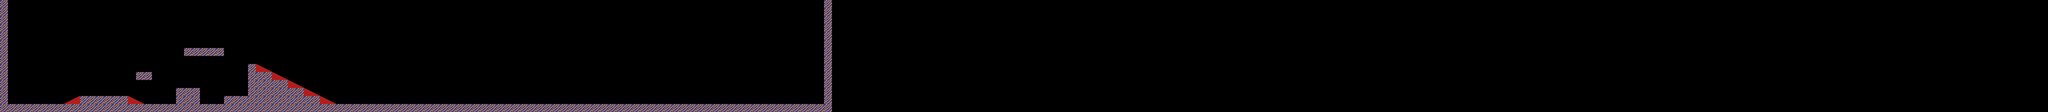

This game map was drawn from its Tiled (.tmx) file and the tilesets committed beside it. A one-line description and the full map source follow:
An orthogonal 256x14 tile map with 16x16 px tiles, 1 tile layer (Tile Layer 1).

<map version="1.2" tiledversion="1.2.2" orientation="orthogonal" renderorder="right-down" width="256" height="14" tilewidth="16" tileheight="16" infinite="0" nextlayerid="2" nextobjectid="1">
 <tileset firstgid="1" source="bgtiles.tsx" />
 <layer id="1" name="Tile Layer 1" width="256" height="14">
  <data encoding="csv">
2,1,1,1,1,1,1,1,1,1,1,1,1,1,1,1,1,1,1,1,1,1,1,1,1,1,1,1,1,1,1,1,1,1,1,1,1,1,1,1,1,1,1,1,1,1,1,1,1,1,1,1,1,1,1,1,1,1,1,1,1,1,1,1,1,1,1,1,1,1,1,1,1,1,1,1,1,1,1,1,1,1,1,1,1,1,1,1,1,1,1,1,1,1,1,1,1,1,1,1,1,1,1,2,1,1,1,1,1,1,1,1,1,1,1,1,1,1,1,1,1,1,1,1,1,1,1,1,1,1,1,1,1,1,1,1,1,1,1,1,1,1,1,1,1,1,1,1,1,1,1,1,1,1,1,1,1,1,1,1,1,1,1,1,1,1,1,1,1,1,1,1,1,1,1,1,1,1,1,1,1,1,1,1,1,1,1,1,1,1,1,1,1,1,1,1,1,1,1,1,1,1,1,1,1,1,1,1,1,1,1,1,1,1,1,1,1,1,1,1,1,1,1,1,1,1,1,1,1,1,1,1,1,1,1,1,1,1,1,1,1,1,1,1,1,1,1,1,1,1,1,1,1,1,1,1,
2,1,1,1,1,1,1,1,1,1,1,1,1,1,1,1,1,1,1,1,1,1,1,1,1,1,1,1,1,1,1,1,1,1,1,1,1,1,1,1,1,1,1,1,1,1,1,1,1,1,1,1,1,1,1,1,1,1,1,1,1,1,1,1,1,1,1,1,1,1,1,1,1,1,1,1,1,1,1,1,1,1,1,1,1,1,1,1,1,1,1,1,1,1,1,1,1,1,1,1,1,1,1,2,1,1,1,1,1,1,1,1,1,1,1,1,1,1,1,1,1,1,1,1,1,1,1,1,1,1,1,1,1,1,1,1,1,1,1,1,1,1,1,1,1,1,1,1,1,1,1,1,1,1,1,1,1,1,1,1,1,1,1,1,1,1,1,1,1,1,1,1,1,1,1,1,1,1,1,1,1,1,1,1,1,1,1,1,1,1,1,1,1,1,1,1,1,1,1,1,1,1,1,1,1,1,1,1,1,1,1,1,1,1,1,1,1,1,1,1,1,1,1,1,1,1,1,1,1,1,1,1,1,1,1,1,1,1,1,1,1,1,1,1,1,1,1,1,1,1,1,1,1,1,1,1,
2,1,1,1,1,1,1,1,1,1,1,1,1,1,1,1,1,1,1,1,1,1,1,1,1,1,1,1,1,1,1,1,1,1,1,1,1,1,1,1,1,1,1,1,1,1,1,1,1,1,1,1,1,1,1,1,1,1,1,1,1,1,1,1,1,1,1,1,1,1,1,1,1,1,1,1,1,1,1,1,1,1,1,1,1,1,1,1,1,1,1,1,1,1,1,1,1,1,1,1,1,1,1,2,1,1,1,1,1,1,1,1,1,1,1,1,1,1,1,1,1,1,1,1,1,1,1,1,1,1,1,1,1,1,1,1,1,1,1,1,1,1,1,1,1,1,1,1,1,1,1,1,1,1,1,1,1,1,1,1,1,1,1,1,1,1,1,1,1,1,1,1,1,1,1,1,1,1,1,1,1,1,1,1,1,1,1,1,1,1,1,1,1,1,1,1,1,1,1,1,1,1,1,1,1,1,1,1,1,1,1,1,1,1,1,1,1,1,1,1,1,1,1,1,1,1,1,1,1,1,1,1,1,1,1,1,1,1,1,1,1,1,1,1,1,1,1,1,1,1,1,1,1,1,1,1,
2,1,1,1,1,1,1,1,1,1,1,1,1,1,1,1,1,1,1,1,1,1,1,1,1,1,1,1,1,1,1,1,1,1,1,1,1,1,1,1,1,1,1,1,1,1,1,1,1,1,1,1,1,1,1,1,1,1,1,1,1,1,1,1,1,1,1,1,1,1,1,1,1,1,1,1,1,1,1,1,1,1,1,1,1,1,1,1,1,1,1,1,1,1,1,1,1,1,1,1,1,1,1,2,1,1,1,1,1,1,1,1,1,1,1,1,1,1,1,1,1,1,1,1,1,1,1,1,1,1,1,1,1,1,1,1,1,1,1,1,1,1,1,1,1,1,1,1,1,1,1,1,1,1,1,1,1,1,1,1,1,1,1,1,1,1,1,1,1,1,1,1,1,1,1,1,1,1,1,1,1,1,1,1,1,1,1,1,1,1,1,1,1,1,1,1,1,1,1,1,1,1,1,1,1,1,1,1,1,1,1,1,1,1,1,1,1,1,1,1,1,1,1,1,1,1,1,1,1,1,1,1,1,1,1,1,1,1,1,1,1,1,1,1,1,1,1,1,1,1,1,1,1,1,1,1,
2,1,1,1,1,1,1,1,1,1,1,1,1,1,1,1,1,1,1,1,1,1,1,1,1,1,1,1,1,1,1,1,1,1,1,1,1,1,1,1,1,1,1,1,1,1,1,1,1,1,1,1,1,1,1,1,1,1,1,1,1,1,1,1,1,1,1,1,1,1,1,1,1,1,1,1,1,1,1,1,1,1,1,1,1,1,1,1,1,1,1,1,1,1,1,1,1,1,1,1,1,1,1,2,1,1,1,1,1,1,1,1,1,1,1,1,1,1,1,1,1,1,1,1,1,1,1,1,1,1,1,1,1,1,1,1,1,1,1,1,1,1,1,1,1,1,1,1,1,1,1,1,1,1,1,1,1,1,1,1,1,1,1,1,1,1,1,1,1,1,1,1,1,1,1,1,1,1,1,1,1,1,1,1,1,1,1,1,1,1,1,1,1,1,1,1,1,1,1,1,1,1,1,1,1,1,1,1,1,1,1,1,1,1,1,1,1,1,1,1,1,1,1,1,1,1,1,1,1,1,1,1,1,1,1,1,1,1,1,1,1,1,1,1,1,1,1,1,1,1,1,1,1,1,1,1,
2,1,1,1,1,1,1,1,1,1,1,1,1,1,1,1,1,1,1,1,1,1,1,1,1,1,1,1,1,1,1,1,1,1,1,1,1,1,1,1,1,1,1,1,1,1,1,1,1,1,1,1,1,1,1,1,1,1,1,1,1,1,1,1,1,1,1,1,1,1,1,1,1,1,1,1,1,1,1,1,1,1,1,1,1,1,1,1,1,1,1,1,1,1,1,1,1,1,1,1,1,1,1,2,1,1,1,1,1,1,1,1,1,1,1,1,1,1,1,1,1,1,1,1,1,1,1,1,1,1,1,1,1,1,1,1,1,1,1,1,1,1,1,1,1,1,1,1,1,1,1,1,1,1,1,1,1,1,1,1,1,1,1,1,1,1,1,1,1,1,1,1,1,1,1,1,1,1,1,1,1,1,1,1,1,1,1,1,1,1,1,1,1,1,1,1,1,1,1,1,1,1,1,1,1,1,1,1,1,1,1,1,1,1,1,1,1,1,1,1,1,1,1,1,1,1,1,1,1,1,1,1,1,1,1,1,1,1,1,1,1,1,1,1,1,1,1,1,1,1,1,1,1,1,1,1,
2,1,1,1,1,1,1,1,1,1,1,1,1,1,1,1,1,1,1,1,1,1,1,2,2,2,2,2,1,1,1,1,1,1,1,1,1,1,1,1,1,1,1,1,1,1,1,1,1,1,1,1,1,1,1,1,1,1,1,1,1,1,1,1,1,1,1,1,1,1,1,1,1,1,1,1,1,1,1,1,1,1,1,1,1,1,1,1,1,1,1,1,1,1,1,1,1,1,1,1,1,1,1,2,1,1,1,1,1,1,1,1,1,1,1,1,1,1,1,1,1,1,1,1,1,1,1,1,1,1,1,1,1,1,1,1,1,1,1,1,1,1,1,1,1,1,1,1,1,1,1,1,1,1,1,1,1,1,1,1,1,1,1,1,1,1,1,1,1,1,1,1,1,1,1,1,1,1,1,1,1,1,1,1,1,1,1,1,1,1,1,1,1,1,1,1,1,1,1,1,1,1,1,1,1,1,1,1,1,1,1,1,1,1,1,1,1,1,1,1,1,1,1,1,1,1,1,1,1,1,1,1,1,1,1,1,1,1,1,1,1,1,1,1,1,1,1,1,1,1,1,1,1,1,1,1,
2,1,1,1,1,1,1,1,1,1,1,1,1,1,1,1,1,1,1,1,1,1,1,1,1,1,1,1,1,1,1,1,1,1,1,1,1,1,1,1,1,1,1,1,1,1,1,1,1,1,1,1,1,1,1,1,1,1,1,1,1,1,1,1,1,1,1,1,1,1,1,1,1,1,1,1,1,1,1,1,1,1,1,1,1,1,1,1,1,1,1,1,1,1,1,1,1,1,1,1,1,1,1,2,1,1,1,1,1,1,1,1,1,1,1,1,1,1,1,1,1,1,1,1,1,1,1,1,1,1,1,1,1,1,1,1,1,1,1,1,1,1,1,1,1,1,1,1,1,1,1,1,1,1,1,1,1,1,1,1,1,1,1,1,1,1,1,1,1,1,1,1,1,1,1,1,1,1,1,1,1,1,1,1,1,1,1,1,1,1,1,1,1,1,1,1,1,1,1,1,1,1,1,1,1,1,1,1,1,1,1,1,1,1,1,1,1,1,1,1,1,1,1,1,1,1,1,1,1,1,1,1,1,1,1,1,1,1,1,1,1,1,1,1,1,1,1,1,1,1,1,1,1,1,1,1,
2,1,1,1,1,1,1,1,1,1,1,1,1,1,1,1,1,1,1,1,1,1,1,1,1,1,1,1,1,1,1,2,2147483653,2147483652,1,1,1,1,1,1,1,1,1,1,1,1,1,1,1,1,1,1,1,1,1,1,1,1,1,1,1,1,1,1,1,1,1,1,1,1,1,1,1,1,1,1,1,1,1,1,1,1,1,1,1,1,1,1,1,1,1,1,1,1,1,1,1,1,1,1,1,1,1,2,1,1,1,1,1,1,1,1,1,1,1,1,1,1,1,1,1,1,1,1,1,1,1,1,1,1,1,1,1,1,1,1,1,1,1,1,1,1,1,1,1,1,1,1,1,1,1,1,1,1,1,1,1,1,1,1,1,1,1,1,1,1,1,1,1,1,1,1,1,1,1,1,1,1,1,1,1,1,1,1,1,1,1,1,1,1,1,1,1,1,1,1,1,1,1,1,1,1,1,1,1,1,1,1,1,1,1,1,1,1,1,1,1,1,1,1,1,1,1,1,1,1,1,1,1,1,1,1,1,1,1,1,1,1,1,1,1,1,1,1,1,1,1,1,1,1,1,1,1,1,1,1,
2,1,1,1,1,1,1,1,1,1,1,1,1,1,1,1,1,2,2,1,1,1,1,1,1,1,1,1,1,1,1,2,2,2,2147483653,2147483652,1,1,1,1,1,1,1,1,1,1,1,1,1,1,1,1,1,1,1,1,1,1,1,1,1,1,1,1,1,1,1,1,1,1,1,1,1,1,1,1,1,1,1,1,1,1,1,1,1,1,1,1,1,1,1,1,1,1,1,1,1,1,1,1,1,1,1,2,1,1,1,1,1,1,1,1,1,1,1,1,1,1,1,1,1,1,1,1,1,1,1,1,1,1,1,1,1,1,1,1,1,1,1,1,1,1,1,1,1,1,1,1,1,1,1,1,1,1,1,1,1,1,1,1,1,1,1,1,1,1,1,1,1,1,1,1,1,1,1,1,1,1,1,1,1,1,1,1,1,1,1,1,1,1,1,1,1,1,1,1,1,1,1,1,1,1,1,1,1,1,1,1,1,1,1,1,1,1,1,1,1,1,1,1,1,1,1,1,1,1,1,1,1,1,1,1,1,1,1,1,1,1,1,1,1,1,1,1,1,1,1,1,1,1,1,1,1,1,1,1,
2,1,1,1,1,1,1,1,1,1,1,1,1,1,1,1,1,1,1,1,1,1,1,1,1,1,1,1,1,1,1,2,2,2,2,2,2147483653,2147483652,1,1,1,1,1,1,1,1,1,1,1,1,1,1,1,1,1,1,1,1,1,1,1,1,1,1,1,1,1,1,1,1,1,1,1,1,1,1,1,1,1,1,1,1,1,1,1,1,1,1,1,1,1,1,1,1,1,1,1,1,1,1,1,1,1,2,1,1,1,1,1,1,1,1,1,1,1,1,1,1,1,1,1,1,1,1,1,1,1,1,1,1,1,1,1,1,1,1,1,1,1,1,1,1,1,1,1,1,1,1,1,1,1,1,1,1,1,1,1,1,1,1,1,1,1,1,1,1,1,1,1,1,1,1,1,1,1,1,1,1,1,1,1,1,1,1,1,1,1,1,1,1,1,1,1,1,1,1,1,1,1,1,1,1,1,1,1,1,1,1,1,1,1,1,1,1,1,1,1,1,1,1,1,1,1,1,1,1,1,1,1,1,1,1,1,1,1,1,1,1,1,1,1,1,1,1,1,1,1,1,1,1,1,1,1,1,1,1,
2,1,1,1,1,1,1,1,1,1,1,1,1,1,1,1,1,1,1,1,1,1,2,2,2,1,1,1,1,1,1,2,2,2,2,2,2,2,2147483653,2147483652,1,1,1,1,1,1,1,1,1,1,1,1,1,1,1,1,1,1,1,1,1,1,1,1,1,1,1,1,1,1,1,1,1,1,1,1,1,1,1,1,1,1,1,1,1,1,1,1,1,1,1,1,1,1,1,1,1,1,1,1,1,1,1,2,1,1,1,1,1,1,1,1,1,1,1,1,1,1,1,1,1,1,1,1,1,1,1,1,1,1,1,1,1,1,1,1,1,1,1,1,1,1,1,1,1,1,1,1,1,1,1,1,1,1,1,1,1,1,1,1,1,1,1,1,1,1,1,1,1,1,1,1,1,1,1,1,1,1,1,1,1,1,1,1,1,1,1,1,1,1,1,1,1,1,1,1,1,1,1,1,1,1,1,1,1,1,1,1,1,1,1,1,1,1,1,1,1,1,1,1,1,1,1,1,1,1,1,1,1,1,1,1,1,1,1,1,1,1,1,1,1,1,1,1,1,1,1,1,1,1,1,1,1,1,1,1,
2,1,1,1,1,1,1,1,4,5,2,2,2,2,2,2,2147483653,2147483652,1,1,1,1,2,2,2,1,1,1,2,2,2,2,2,2,2,2,2,2,2,2,2147483653,2147483652,1,1,1,1,1,1,1,1,1,1,1,1,1,1,1,1,1,1,1,1,1,1,1,1,1,1,1,1,1,1,1,1,1,1,1,1,1,1,1,1,1,1,1,1,1,1,1,1,1,1,1,1,1,1,1,1,1,1,1,1,1,2,1,1,1,1,1,1,1,1,1,1,1,1,1,1,1,1,1,1,1,1,1,1,1,1,1,1,1,1,1,1,1,1,1,1,1,1,1,1,1,1,1,1,1,1,1,1,1,1,1,1,1,1,1,1,1,1,1,1,1,1,1,1,1,1,1,1,1,1,1,1,1,1,1,1,1,1,1,1,1,1,1,1,1,1,1,1,1,1,1,1,1,1,1,1,1,1,1,1,1,1,1,1,1,1,1,1,1,1,1,1,1,1,1,1,1,1,1,1,1,1,1,1,1,1,1,1,1,1,1,1,1,1,1,1,1,1,1,1,1,1,1,1,1,1,1,1,1,1,1,1,1,1,
2,2,2,2,2,2,2,2,2,2,2,2,2,2,2,2,2,2,2,2,2,2,2,2,2,2,2,2,2,2,2,2,2,2,2,2,2,2,2,2,2,2,2,2,2,2,2,2,2,2,2,2,2,2,2,2,2,2,2,2,2,2,2,2,2,2,2,2,2,2,2,2,2,2,2,2,2,2,2,2,2,2,2,2,2,2,2,2,2,2,2,2,2,2,2,2,2,2,2,2,2,2,2,2,1,1,1,1,1,1,1,1,1,1,1,1,1,1,1,1,1,1,1,1,1,1,1,1,1,1,1,1,1,1,1,1,1,1,1,1,1,1,1,1,1,1,1,1,1,1,1,1,1,1,1,1,1,1,1,1,1,1,1,1,1,1,1,1,1,1,1,1,1,1,1,1,1,1,1,1,1,1,1,1,1,1,1,1,1,1,1,1,1,1,1,1,1,1,1,1,1,1,1,1,1,1,1,1,1,1,1,1,1,1,1,1,1,1,1,1,1,1,1,1,1,1,1,1,1,1,1,1,1,1,1,1,1,1,1,1,1,1,1,1,1,1,1,1,1,1,1,1,1,1,1,1
</data>
 </layer>
</map>
